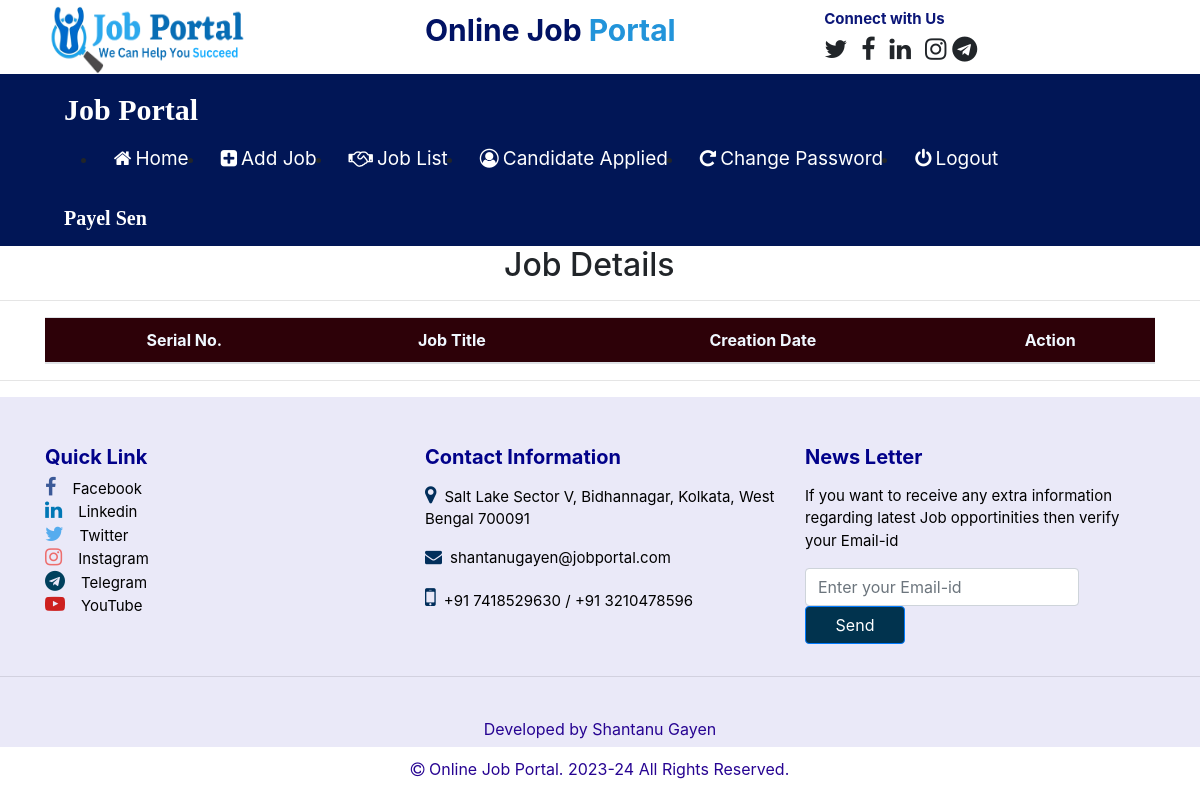
Page /job_list (signed in) on the earlier database version.
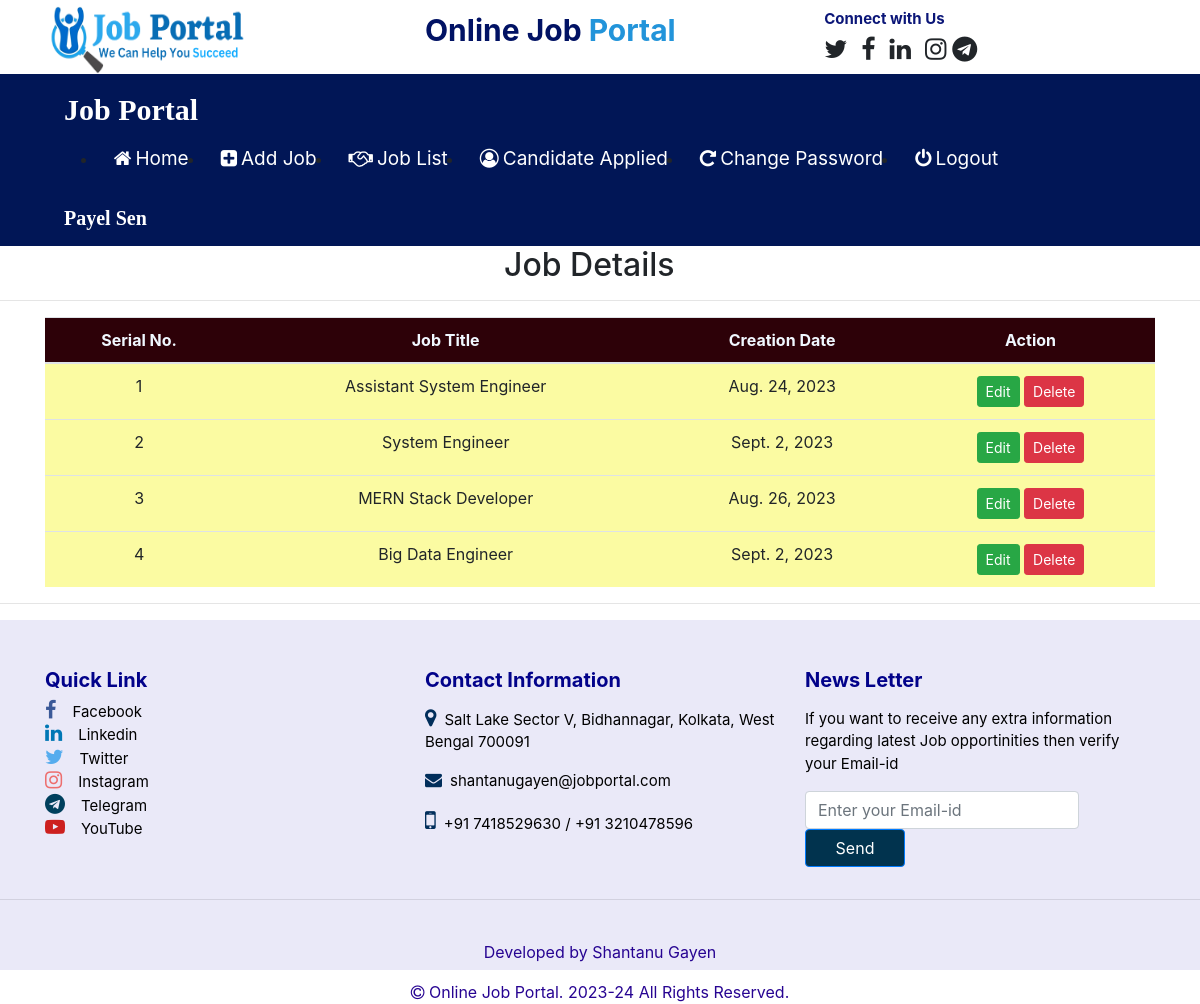
Same page on the later database version.
### job/models.py (models this page shows, shortened)
class Job(models.Model):
    recruiter = models.ForeignKey(Recruiter, on_delete=models.CASCADE)
    start_date = models.DateField()
    end_date = models.DateField()
    tittle = models.CharField(max_length=100)
    salary = models.FloatField(max_length=50)
    image = models.FileField()
    description = models.CharField(max_length=500)
    experience = models.CharField(max_length=50)
    location = models.CharField(max_length=100)
    skills = models.CharField(max_length=100)
    creationdate = models.DateField()

### job/views.py (the view)
# urls.py: path('job_list', job_list, name="job_list"),
def job_list(request):
    if not request.user.is_authenticated:
        return redirect('recruiter_login')
    user = request.user
    recruiter = Recruiter.objects.get(user=user)
    job=Job.objects.filter(recruiter=recruiter)
    d = {'job':job}
    return render(request,'job_list.html',d)

### job/templates/job_list.html (shortened to what this page needs)
{% load static %}
{% block body %}
{% include 'recruiter_navigation.html' %}
<h2 style="padding-left: 42%;">Job Details</h2>
<hr>
<div class="container">
<table class="table table-hover" id="example">
    <thead>
        <tr style="background-color: rgb(45, 1, 8); color:aliceblue">
            <th>Serial No.</th>
            <th>Job Title</th>
            <th>Creation Date</th>
            <th>Action</th>
        </tr>
    </thead>
    <tbody>
        {% for i in job %}
        <tr style="background-color: rgb(251, 251, 162);">
            <td>{{forloop.counter}}</td>
            <td>{{i.tittle}}</td>
            <td>{{i.start_date}}</td>
            <td><a href="{% url 'edit_jobdetail' i.id %}" class="btn btn-success btn-sm">Edit</a>
            <a href="{% url 'change_status' i.id %}" class="btn btn-danger btn-sm" onclick="return confirm('Are You Sure?')">Delete</a>
        </td>
        </tr>
        {% endfor%}
    </tbody>
</table>
</div>
{% include 'footer.html' %}
{% endblock %}

### job/templates/recruiter_navigation.html (shortened to what this page needs)
<html>
  <head>
    {% load static %}
    <link
      rel="stylesheet"
      href="https://cdn.jsdelivr.net/npm/bootstrap@4.6.2/dist/css/bootstrap.min.css"
    />
    <link
      rel="stylesheet"
      href="https://cdnjs.cloudflare.com/ajax/libs/font-awesome/4.7.0/css/font-awesome.min.css"
    />
   <link rel="stylesheet" href="https://cdn.datatables.net/1.13.3/css/jquery.dataTables.min.css">
   <link rel="stylesheet" href="https://cdn.datatables.net/buttons/2.3.5/css/buttons.dataTables.min.css">
  </head>
  <body>
    <div class="container">
      <div class="row">
        <div class="col-sm-4 mt-1">
          <img
            src="{% static 'images/Mainlogo.png' %}"
            style="width: 200px; height: 70px"
          />
        </div>
        <div class="col-sm-4 mt-2">
          <span style="font-weight: bold; font-size: 30px">
            <span style="color: rgb(1, 18, 100)">Online Job</span>
            <span style="color: rgb(34, 148, 218)">Portal</span>
          </span>
        </div>
        <div class="col-sm-4 mt-2" style="padding-left: 3%">
          <span style="font-weight: bold; font-size: 25px">
            <span style="color: rgb(11, 22, 120); font-size: 15px"
              >Connect with Us</span
            ><br />
            <span><i class="fa fa-twitter"></i></span>
            <span><i class="fa fa-facebook pl-2"></i></span>
            <span><i class="fa fa-linkedin pl-2"></i></span>
            <span><i class="fa fa-instagram pl-2"></i></span>
            <span><i class="fa fa-telegram"></i></span>
          </span>
        </div>
      </div>
    </div>
    <nav class="navbar navbar-expam-sm" style="background-color: #011656">
      <a
        href=""
        class="navbar-brand text-white pl-5 font-weight-bold"
        style="font-family: 'monotype corsiva'; font-size: 30px"
        >Job Portal</a>
      <ul class="nav-bar">
        <li class="nav-item">
          <a class="nav-link" href="{% url 'recruiter_dashboard' %}"><i class="fa fa-home mr-1"></i>Home</a>
        </li>
        <li class="nav-item">
            <a class="nav-link" href="{% url 'add_job' %}"><i class="fa fa-plus-square mr-1"></i>Add Job</a>
          </li>
        <li class="nav-item">
          <a class="nav-link" href="{% url 'job_list' %}"><i class="fa fa-handshake-o mr-1"></i>Job List</a>
        </li>
        <li class="nav-item">
            <a class="nav-link" href="{% url 'applied_candidate' %}"><i class="fa fa-user-circle-o mr-1"></i>Candidate Applied</a>
          </li>
        <li class="nav-item">
          <a class="nav-link" href="{% url 'change_recruiterpwd' %}"><i class="fa fa-rotate-right mr-1"></i>Change Password</a>
        </li>
        <li class="nav-item">
          <a class="nav-link" href="{% url 'Logout' %}"><i class="fa fa-power-off mr-1"></i>Logout</a>
        </li>
      </ul>
      <a
        href=""
        class="navbar-brand text-white pl-5 font-weight-bold"
        style="font-family: 'monotype corsiva'; font-size: 20px"
        >{{request.user.first_name}} {{request.user.last_name}}</a>
    </nav>
  </body>
</html>

### job/templates/footer.html (shortened to what this page needs)
{% load static %}
<hr>
<div class="mt-3" style="background-color:rgb(234, 233, 248); width:100%; height: 350px">
    <div class="container">
        <div class="row">
            <div class="col-md-4 mt-5">
                <h5 style="color:rgb(2, 2, 138); font-weight:bold">Quick Link</h5>
                <a href="https://www.facebook.com/" target="_blank" style="color:rgb(0, 0, 0); font-size: 15px"><i class="fa fa-facebook mr-3" style="color:#3b5998; font-size:20px"></i>Facebook</a><br>
                <a href="https://www.linkedin.com/login" target="_blank" style="color:rgb(0, 0, 0); font-size: 15px"><i class="fa fa-linkedin mr-3" style="color:#0077b5; font-size:20px"></i>Linkedin</a><br>
                <a href="https://twitter.com/i/flow/login?input_flow_data=%7B%22requested_variant%22%3A%22eyJsYW5nIjoiZW4ifQ%3D%3D%22%7D" target="_blank" style="color:rgb(0, 0, 0); font-size: 15px"><i class="fa fa-twitter mr-3" style="color:#55acee; font-size:20px"></i>Twitter</a><br>
                <a href="https://www.instagram.com/accounts/login/" target="_blank" style="color:rgb(0, 0, 0); font-size: 15px"><i class="fa fa-instagram mr-3" style="color:#ed6e6e; font-size:20px"></i>Instagram</a><br>
                <a href="https://web.telegram.org/k/" target="_blank" style="color:rgb(0, 0, 0); font-size: 15px"><i class="fa fa-telegram mr-3" style="color:#00405d; font-size:20px"></i>Telegram</a><br>
                <a href="https://www.youtube.com/" target="_blank" style="color:rgb(0, 0, 0); font-size: 15px"><i class="fa fa-youtube-play mr-3" style="color:#cd201f; font-size:20px"></i>YouTube</a><br>
            </div>
            <div class="col-md-4 mt-5">
                <h5 style="color:rgb(2, 2, 138); font-weight:bold">Contact Information</h5>
                <p class="mt-3" style="color:rgb(0, 0, 0); font-size: 15px"><i class="fa fa-map-marker mr-2" style="color:rgb(1, 46, 91); font-size:20px"></i>Salt Lake Sector V, Bidhannagar, Kolkata, West Bengal 700091</p>
                <p style="color:rgb(0, 0, 0); font-size: 15px; cursor:pointer"><i class="fa fa-envelope mr-2" style="color:rgb(1, 46, 91); font-size:17px"></i>shantanugayen@jobportal.com</p>
                <p style="color:rgb(0, 0, 0); font-size: 15px"><i class="fa fa-mobile mr-2" style="color:rgb(1, 46, 91); font-size:25px"></i>+91 7418529630 / +91 3210478596</p>
            </div>
            <div class="col-md-4 mt-5">
                <h5 style="color:rgb(2, 2, 138); font-weight:bold">News Letter</h5>
                <p class="mt-3" style="color:black; font-size: 15px">If you want to receive any extra information regarding latest Job opportinities then verify your Email-id</p>
                <form action="" method="post" class="form-inline">
                       <input type="email" name="emailid" placeholder="Enter your Email-id" required class="form-control mr-2">
                       <input type="submit" value="Send" class="btn btn-primary" style="width:100px; background-color:#01334e; color:white">
                </form>
            </div>
        </div>
    </div>
    <hr><br>
    <p style="text-align: center; color:#270492"> Developed by Shantanu Gayen</p>
    <p style="text-align: center; color:#270492"><i class="fa fa-copyright"></i> Online Job Portal. 2023-24 All Rights Reserved.</p>
</div>

### job/templates/recruiter_navigation.html (style rules this page uses)
.nav-bar { display: flex; padding: 0% 7%; }
.nav-link { color: white; font-size: 19px; transition: 0.2s; }

### job/templates/job_list.html (style rules this page uses)
tr { text-align: center; }

Differences in the rows shown:
added Job: tittle "Assistant System Engineer", start_date "Aug. 24, 2023"
added Job: tittle "System Engineer", start_date "Sept. 2, 2023"
added Job: tittle "MERN Stack Developer", start_date "Aug. 26, 2023"
added Job: tittle "Big Data Engineer", start_date "Sept. 2, 2023"
